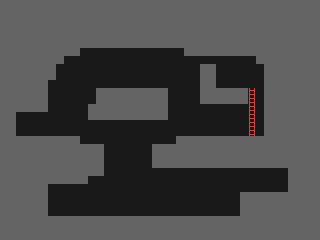

This is a level from a 2D game, rendered from its Tiled map with the project's own tilesets. A one-line summary and the map file follow, with tile-layer data summarised:
An orthogonal 40x30 tile map with 8x8 px tiles, 2 tile layers (BACKGROUND, FOREGROUND), 3 tilesets and 38 objects (3x ROPE, 3x WATER, 2x LIFT_C, DEBUG, BLOCK, ...).

<map version="1.0" orientation="orthogonal" renderorder="right-down" width="40" height="30" tilewidth="8" tileheight="8" nextobjectid="78">
 <tileset firstgid="1" source="PLACEHOLDER.tsx" />
 <tileset firstgid="9" source="SEWER.tsx" />
 <tileset firstgid="39" source="PIER.tsx" />
 <layer name="BACKGROUND" width="40" height="30">
  <data>[1200 cells, 1200 non-empty, 1 distinct tile ids]</data>
 </layer>
 <objectgroup name="SOLID" visible="0">
  <object id="29" x="176" y="136" width="112" height="32" />
  <object id="30" x="208" y="88" width="40" height="16" />
  <object id="31" x="200" y="64" width="16" height="40" />
  <object id="32" x="96" y="88" width="72" height="32" />
  <object id="33" x="88" y="104" width="8" height="16" />
  <object id="34" x="24" y="136" width="56" height="40" />
  <object id="35" x="24" y="176" width="64" height="8" />
  <object id="36" x="32" y="184" width="16" height="32" />
  <object id="37" x="8" y="104" width="16" height="40" />
  <object id="38" x="24" y="80" width="24" height="32" />
  <object id="39" x="40" y="64" width="16" height="16" />
  <object id="40" x="48" y="48" width="16" height="16" />
  <object id="41" x="64" y="40" width="16" height="16" />
  <object id="42" x="80" y="40" width="104" height="8" />
  <object id="43" x="184" y="40" width="72" height="16" />
  <object id="44" x="256" y="48" width="16" height="16" />
  <object id="45" x="264" y="64" width="8" height="72" />
  <object id="46" x="240" y="192" width="48" height="24" />
  <object id="47" x="288" y="160" width="8" height="40" />
  <object id="48" x="32" y="216" width="216" height="8" />
  <object id="71" x="80" y="144" width="24" height="32" />
  <object id="73" x="152" y="144" width="24" height="24" />
 </objectgroup>
 <layer name="FOREGROUND" width="40" height="30">
  <data>[1200 cells, 792 non-empty, 2 distinct tile ids]</data>
 </layer>
 <objectgroup name="OBJECTS">
  <object id="22" name="DEBUG" x="56" y="120" width="8" height="8" />
  <object id="23" name="BLOCK" x="151" y="208" width="8" height="8" />
  <object id="26" name="ROPE" x="128" y="120" height="56" />
  <object id="27" name="LADDER" x="248" y="88" width="8" height="48" />
  <object id="51" name="GADGET_DUPLICATE" x="128" y="80" width="8" height="8" />
  <object id="52" name="ROPE" x="204" y="168" height="32">
   <properties>
    <property name="ON_PULL" value="self.container.get_name('LIFT1').advance()" />
    <property name="ON_RELEASE" value="self.container.get_name('LIFT1').revert()" />
   </properties>
  </object>
  <object id="53" name="WATER" x="104" y="48" width="8" height="40">
   <properties>
    <property name="NAME" value="WATER1" />
   </properties>
  </object>
  <object id="57" name="KEY" x="224" y="80" width="8" height="8">
   <properties>
    <property name="TAG" value="duplicate" />
   </properties>
  </object>
  <object id="60" name="LEVER" x="276" y="182" width="10" height="10">
   <properties>
    <property name="LOCK" value="True" />
    <property name="NAME" value="LEVER1" />
    <property name="ON_PULL" value="self.container.get_name('WATER1').height=16\nself.container.add(game.entities.Water(152, 168, 8, 48)).name='WATER2'" />
   </properties>
  </object>
  <object id="62" name="ROPE" x="244" y="104" height="16">
   <properties>
    <property name="ON_PULL" value="self.container.get_name('LIFT2').advance()" />
    <property name="ON_RELEASE" value="self.container.get_name('LIFT2').revert()" />
   </properties>
  </object>
  <object id="68" name="LIFT_C" x="200" y="104" width="8" height="32">
   <properties>
    <property name="NAME" value="LIFT1" />
   </properties>
   <polyline points="0,0 0,-24" />
  </object>
  <object id="69" name="LIFT_C" x="240" y="56" width="8" height="32">
   <properties>
    <property name="NAME" value="LIFT2" />
   </properties>
   <polyline points="0,0 0,-32" />
  </object>
  <object id="70" name="WATER" x="152" y="48" width="8" height="40" />
  <object id="75" name="PRESSURE_PLATE" x="73" y="214" width="12" height="2">
   <properties>
    <property name="ON_PRESS" value="for water in self.container.get_group('water'): water.stored = water.height; water.height = 0;" />
    <property name="ON_RELEASE" value="for water in self.container.get_group('water'): water.height = water.stored" />
   </properties>
  </object>
  <object id="76" name="DOOR" x="20" y="124" width="16" height="12">
   <properties>
    <property name="LINK" value="sewer_junction.tmx" />
   </properties>
  </object>
  <object id="77" name="WATER" x="42" y="112" width="4" height="24">
   <properties>
    <property name="NAME" value="WATER1" />
   </properties>
  </object>
 </objectgroup>
</map>
